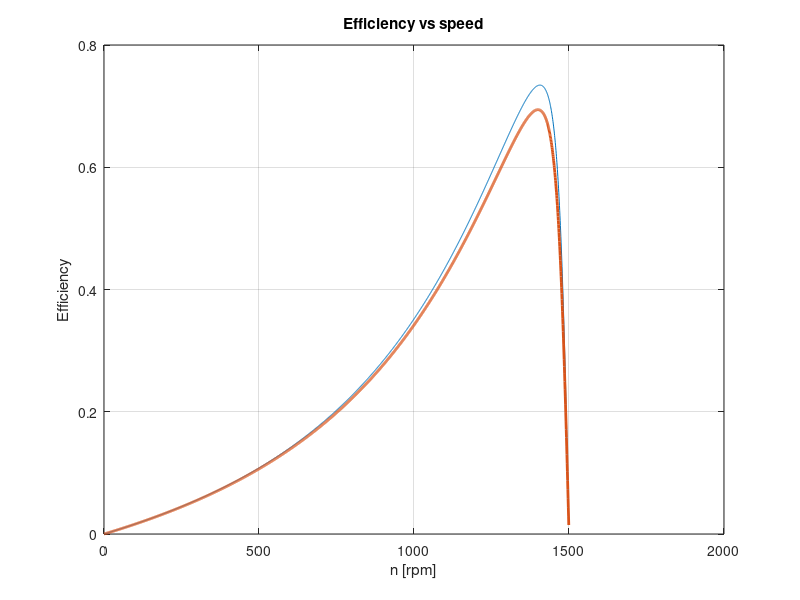

Write the MATLAB code that produced this figure.
clear;
disp('~~~~~~~~~~~~~~~~~~~~~~~~~~~~~~~~~~~~~~~~~~~~~~~~~~~~~~~~~~~~~~~~~~~~~~~~')
disp('Energy Efficient (EE) Motor parameters')
disp('~~~~~~~~~~~~~~~~~~~~~~~~~~~~~~~~~~~~~~~~~~~~~~~~~~~~~~~~~~~~~~~~~~~~~~~~')
 
f=50;                    %Supply frequency [Hz]
p=4;                     %Number of poles
V1=380/sqrt(3);          %Supply voltage [phase]
R1_ee = 1.5;             %Stator winding resistance [ohms/phase]
X1_ee = 3.642;           %Stator winding leakage reactance [ohms/phase]
Xm_ee = 72.252;          %Stator winding magnetising reactance [ohms/phase]
X2p_ee = 3.642;          %Rotor winding leakage reactance reffered to stator [ohms/phase]
R2p_ee = 1.994;          %Rotor winding resistance reffered to stator [ohms/phase]

fprintf('f=%f\n',f);
fprintf('p=%f\n',p);
fprintf('V1=%f\n',V1);
fprintf('R1_ee=%f\n',R1_ee);
fprintf('X1_ee=%f\n',X1_ee);
fprintf('Xm_ee=%f\n',Xm_ee);
fprintf('X2p_ee=%f\n',X2p_ee);
fprintf('R2p_ee=%f\n',R2p_ee);

%%
disp('~~~~~~~~~~~~~~~~~~~~~~~~~~~~~~~~~~~~~~~~~~~~~~~~~~~~~~~~~~~~~~~~~~~~~~~~')
disp('Standard Efficiency (SE) Motor parameters')
disp('~~~~~~~~~~~~~~~~~~~~~~~~~~~~~~~~~~~~~~~~~~~~~~~~~~~~~~~~~~~~~~~~~~~~~~~~')

R1_se = 2.087;           %Stator winding resistance [ohms/phase]
X1_se = 4.274;           %Stator winding leakage reactance [ohms/phase]
Xm_se = 66.560;          %Stator winding magnetising reactance [ohms/phase]
X2p_se = 4.274;          %Rotor winding leakage reactance reffered to stator [ohms/phase]
R2p_se = 2.122;          %Rotor winding resistance reffered to stator [ohms/phase]

fprintf('f=%f\n',f);
fprintf('p=%f\n',p);
fprintf('V1=%f\n',V1);
fprintf('R1_se=%f\n',R1_se);
fprintf('X1_se=%f\n',X1_se);
fprintf('Xm_se=%f\n',Xm_se);
fprintf('X2p_se=%f\n',X2p_se);
fprintf('R2p_se=%f\n',R2p_se);
%%
disp('~~~~~~~~~~~~~~~~~~~~~~~~~~~~~~~~~~~~~~~~~~~~~~~~~~~~~~~~~~~~~~~~~~~~~~~~')
disp('Question 1: Thevenin Equiv Cct Parameters for EE Motor:')
disp('~~~~~~~~~~~~~~~~~~~~~~~~~~~~~~~~~~~~~~~~~~~~~~~~~~~~~~~~~~~~~~~~~~~~~~~~')

Vth_ee=Xm_ee/sqrt(R1_ee^2+(X1_ee+Xm_ee)^2)*V1;         %Thevenin equiv voltage source [V] (Equ 5.45 - Sen)
Zth_ee=1i*Xm_ee*(R1_ee+1i*X1_ee)/(R1_ee+1i*(X1_ee+Xm_ee));   %Thevenin equiv impedance
Rth_ee=real(Zth_ee);                          %Thevenin equiv resistance [ohms]
Xth_ee=imag(Zth_ee);                          %Thevenin equiv reactance [ohms]


fprintf('Vth=%f\n',Vth_ee);
fprintf('Rth=%f\n',Rth_ee);
fprintf('Xth=%f\n',Xth_ee);

disp('~~~~~~~~~~~~~~~~~~~~~~~~~~~~~~~~~~~~~~~~~~~~~~~~~~~~~~~~~~~~~~~~~~~~~~~~')
disp('Question 1: Thevenin Equiv Cct Parameters for SE Motor:')
disp('~~~~~~~~~~~~~~~~~~~~~~~~~~~~~~~~~~~~~~~~~~~~~~~~~~~~~~~~~~~~~~~~~~~~~~~~')

Vth_se=Xm_se/sqrt(R1_se^2+(X1_se+Xm_se)^2)*V1;         %Thevenin equiv voltage source [V] (Equ 5.45 - Sen)
Zth_se=1i*Xm_se*(R1_se+1i*X1_ee)/(R1_se+1i*(X1_se+Xm_se));   %Thevenin equiv impedance
Rth_se=real(Zth_se);                          %Thevenin equiv resistance [ohms]
Xth_se=imag(Zth_se);                          %Thevenin equiv reactance [ohms]


fprintf('Vth=%f\n',Vth_se);
fprintf('Rth=%f\n',Rth_se);
fprintf('Xth=%f\n',Xth_se);

%%
disp('~~~~~~~~~~~~~~~~~~~~~~~~~~~~~~~~~~~~~~~~~~~~~~~~~~~~~~~~~~~~~~~~~~~~~~~~')
disp('QUESTION 2:Torque versus speed characteristics for EE Motor:')
disp('~~~~~~~~~~~~~~~~~~~~~~~~~~~~~~~~~~~~~~~~~~~~~~~~~~~~~~~~~~~~~~~~~~~~~~~~')

ns=120*f/p;         %Synchronous speed [rpm]
ws=2*pi*ns/60;      %Synchronous speed [rad/sec]
s=0.0005:0.0005:1;  %Slip [pu]
n=(1-s)*ns;         %Rotor speed [rpm]
w=2*pi*n/60;        %Rotor speed [rad/sec]
 

% Torque calculation for EE motor
Tmech_ee = 3/ws*Vth_ee^2./((Rth_ee+R2p_ee./s).^2+(Xth_ee+X2p_ee)^2).*R2p_ee./s;    %Total Tmech = {3*(Equ5.54 - Sen)}

% Torque calculation for SE motor
Tmech_se = 3/ws*Vth_se^2./((Rth_se+R2p_se./s).^2+(Xth_se+X2p_se)^2).*R2p_se./s;

%Plot the Torque vs speed characteristics of both motors on same plot:
%subplot(2,2,1),
plot(n,Tmech_ee),xlabel('n [rpm]'),ylabel('Torque [Nm]'),...
    title('Torque vs speed'),grid on,...
    hold on
plot(n,Tmech_se)

hold off

%%
% Calculate starting torque of machines
disp('(a) Starting Torque')

% Starting torque of EE motor
Tstart_ee = 3/ws*Vth_ee^2/((Rth_ee+R2p_ee/1)^2+(Xth_ee+X2p_ee)^2)*R2p_ee/1;    % Tstart = Tmech @ s = 1

% Starting torque of SE motor
Tstart_se = 3/ws*Vth_se^2/((Rth_se+R2p_se/1)^2+(Xth_se+X2p_se)^2)*R2p_se/1;

fprintf('Starting torque of EE motor = %f N.m\n',Tstart_ee);
fprintf('Starting torque of SE motor = %f N.m\n',Tstart_se);

disp(['The starting torque can be increased by increasing the rotor resistance, and' ...
    ' decreased by decreasing the rotor resistance.'])
%%
% Calculate maximum (breakdown) torques of machines
disp('(b) Maximum Torque')

% Maximum torque of EE motor
Tmax_ee = 3/(2*ws)*Vth_ee^2/( Rth_ee + sqrt(Rth_ee^2 + (Xth_ee+X2p_ee)^2) )

% Maximum torque of SE motor
Tmax_se = 3/(2*ws)*Vth_se^2/( Rth_se + sqrt(Rth_se^2 + (Xth_se+X2p_se)^2) )

fprintf('Maximum torque of EE motor = %f N.m\n',Tstart_ee);
fprintf('Maximum torque of SE motor = %f N.m\n',Tstart_se);

disp(['The maximum torque is dependent of the the Thevenin equivalent voltage Vth. Thus, the maximum torque can ' ...
    'be increased by increasing Vth and decreased by decreasing Vth'])
%%
% Caculate speed (in rpm) at which maximum torque occurs for the machines
disp('(c) Speed at maximum torque');

% EE motor
s_Tmax_ee = R2p_ee/sqrt(Rth_ee^2 + (Xth_ee + X2p_ee)^2)
n_Tmax_ee = ns*(1-s_Tmax_ee)

% SE motor
s_Tmax_se = R2p_se/sqrt(Rth_se^2 + (Xth_se + X2p_se)^2)
n_Tmax_se = ns*(1-s_Tmax_se)

fprintf('Speed at maximum torque of EE motor = %f rpm\n',n_Tmax_ee);
fprintf('Speed at maximum torque of SE motor = %f rpm\n',n_Tmax_se);


%%
% Stator current vs. speed characteristics of machines

% EE motor
Z1_ee = R1_ee + 1i*X1_ee + 1i*Xm_ee*(R2p_ee./s+1i*X2p_ee)./(R2p_ee./s+1i*(Xm_ee+X2p_ee))
I1_ee = V1./Z1_ee

% SE motor
Z1_se = R1_se +  1i*X1_se + 1i*Xm_se*(R2p_se./s+1i*X2p_se)./(R2p_se./s+1i*(Xm_se+X2p_se))
I1_se = V1./Z1_se

% Plot stator current vs. speed characteristic curves
plot(n,abs(I1_ee)),xlabel('n [rpm]'),ylabel('Stator current [A]'),...
    title('Stator current vs speed'),grid on,...
    hold on
plot(n,abs(I1_se))

hold off
%%
% (a) Stator current at startup
disp('(a) Stator current at startup')

% EE motor
fprintf('Stator current of Energy Efficient machine at startup = %f A',abs(I1_ee(2000)))

% SE motor
fprintf('Stator current of Standard machine at startup = %f A',abs(I1_se(2000)))
%%
% (c) Stator currents when the machines develop maximum torque
disp('(c) Stator currents when the machines develop maximum torque')

% EE motor
Z1_sTmax_ee = R1_ee + 1i*X1_ee + 1i*Xm_ee*(R2p_ee/s_Tmax_ee+1i*X2p_ee)/(R2p_ee/s_Tmax_ee+1i*(Xm_ee+X2p_ee))
I1_sTmax_ee = V1/Z1_sTmax_ee
fprintf('Stator current of Energy Efficient machine at max torque = %f A',abs(I1_sTmax_ee))

% SE motor
Z1_sTmax_se = R1_se + 1i*X1_se + 1i*Xm_se*(R2p_se/s_Tmax_se+1i*X2p_se)/(R2p_se/s_Tmax_se+1i*(Xm_se+X2p_se))
I1_sTmax_se = V1/Z1_sTmax_se
fprintf('Stator current of Standard machine at max torque = %f A',abs(I1_sTmax_se))
%%
% (d) Stator current when the machines are operating under no-load conditions

% when machine has no load, it will operate at synchronous speed. Thus, the
% no-load stator current can be calculated as the stator current when slip
% s = 0

disp('(d) Stator current when the machines are operating under no-load conditions')

% EE motor
I1_NL_ee = abs(I1_ee(1));
fprintf('Stator current of Energy Efficient machine operating under no-load conditions = %f A',I1_NL_ee);

% SE motor
I1_NL_se = abs(I1_se(1));
fprintf('Stator current of Standard machine operating under no-load conditions = %f A',I1_NL_se);
%%
% 4. Power factor vs. speed characteristic of machines

% EE motor
PF_ee = cos(angle(I1_ee))

% SE motor
PF_se = cos(angle(I1_se))

% Plot power factor vs. speed characteristic curves
plot(n,PF_ee),xlabel('n [rpm]'),ylabel('Power factor'),...
    title('Power factor vs speed'),grid on,...
    hold on
plot(n,abs(PF_se))

hold off
%%
% (a) Power factors at startup
%%
% (b) Power factors when the machines develop maximum torque
%%
% (c) Power factor when the machines are operating under no-load conditions
%%
% (d) Determine the best power factors that these machines can operate at
%%
% (e) Determine the speeds (in rpm) at which the best power factors occur
%%
% 5. Plot total input power,
%               stator copper losses,
%               air gap power,
%               rotor copper losses and
%               shaft power
%                               vs speed, on the same set of axis
% *Rotational losses of machines are negligable
% *Seperate plots for each machine

disp('5. Power and losses plots of machines');

% EE motor
I2p_ee = Vth_ee./(Rth_ee+R2p_ee./s+1i*(Xth_ee+X2p_ee));      % Rotor current referred to primary

P1cu_ee = 3*I1_ee.^2*R1_ee;         % stator copper loss
Pag_ee = 3*I2p_ee.^2*R2p_ee./s;     % air gap power
P2cu_ee = 3*I2p_ee.^2*R2p_ee;       % rotor copper loss
Pshaft_ee = (1-s).*Pag_ee;          % shaft power Pshaft = Pmech since Prot is negligable
%Pin_ee = Pshaft_ee+P1cu_ee+P2cu_ee;            % total input power = Pag + P1cu
Pin_ee = 3*V1*I1_ee;

% generate plots of powers and losses
plot(n,abs(Pin_ee),n,abs(Pag_ee),n,abs(Pshaft_ee),n,abs(P1cu_ee),n,abs(P2cu_ee),'linewidth',2),xlabel('n [rpm]'),ylabel('Power [W]'),...
    title('Total input power, stator copper loss, air gap power, rotor copper loss and shaft power vs speed for Energy Efficient motor'),grid on,...
legend({'Total input power','Air gap power','Shaft power','Stator copper loss','Rotor copper loss'},'Location','best');


% SE motor
I2p_se = Vth_se./(Rth_se+R2p_se./s+1i*(Xth_se+X2p_se));      % Rotor current referred to primary

P1cu_se = 3*I1_se.^2*R1_se;         % stator copper loss
Pag_se = 3*I2p_se.^2*R2p_se./s;     % air gap power
P2cu_se = 3*I2p_se.^2*R2p_se;       % rotor copper loss
Pshaft_se = (1-s).*Pag_se;          % shaft power Pshaft = Pmech since Prot is negligable
%Pin_se = Pag_se+P1cu_se;            % total input power = Pag + P1cu
Pin_se = 3*V1*I1_se;

% generate plots of powers and losses
plot(n,abs(Pin_se),n,abs(Pag_se),n,abs(Pshaft_se),n,abs(P1cu_se),n,abs(P2cu_se),'linewidth',2),xlabel('n [rpm]'),ylabel('Power [W]'),...
    title('Total input power, stator copper loss, air gap power, rotor copper loss and shaft power vs speed for Standard motor'),grid on,...
legend({'Total input power','Air gap power','Shaft power','Stator copper loss','Rotor copper loss'},'Location','best');
%%
% 5. (a) Stator and rotor copper losses at start up
disp('(a) Stator and rotor copper losses at start up');

% EE motor
fprintf('Stator copper loss of Energy Efficient motor at startup = %f W',abs(P1cu_ee(2000)));
fprintf('Rotor copper loss of Energy Efficient motor at startup = %f W',abs(P2cu_ee(2000)));

% SE motor
fprintf('Stator copper loss of Standard motor at startup = %f W',abs(P1cu_se(2000)));
fprintf('Rotor copper loss of Standard motor at startup = %f W',abs(P2cu_se(2000)));
%%
% 5. (b) Stator and rotor copper losses under no-load conditions
disp('(b) Stator and rotor copper losses under no-load conditions');

% EE motor
fprintf('Stator copper loss of Energy Efficient motor under no-load conditions = %f W',abs(P1cu_ee(1)));
fprintf('Rotor copper loss of Energy Efficient motor under no-load conditions = %f W',abs(P2cu_ee(1)));

% SE motor
fprintf('Stator copper loss of Standard motor under no-load conditions = %f W',abs(P1cu_se(1)));
fprintf('Rotor copper loss of Standard motor under no-load conditions = %f W',abs(P2cu_se(1)));
%%
% 6. Efficiency vs. speed characteristics
disp('6. Efficiency vs. speed characteristics')

% EE motor
eff_ee = Pshaft_ee./Pin_ee;      % efficiency = Pout/Pin

% SE motor
eff_se = Pshaft_se./Pin_se;      % efficiency = Pout/Pin

% Plot the characteristics
plot(n,abs(eff_ee),n,abs(eff_se),'linewidth',2),xlabel('n [rpm]'),ylabel('Efficiency'),...
    title('Efficiency vs speed'),grid on,...
    %legend({'EE motor','SE motor'},'Location','best');
%%
% 6. (a) Efficiencies of machines at maximum torque
disp('(a) Efficiencies of the motors at maximum torque')

%%
% 6. (b) Maximum efficiency of machines
disp('(b) Maximum efficiency of machine')

%fprintf('Maximum efficiency of Energy Efficient motor = %f',)
%% 
%